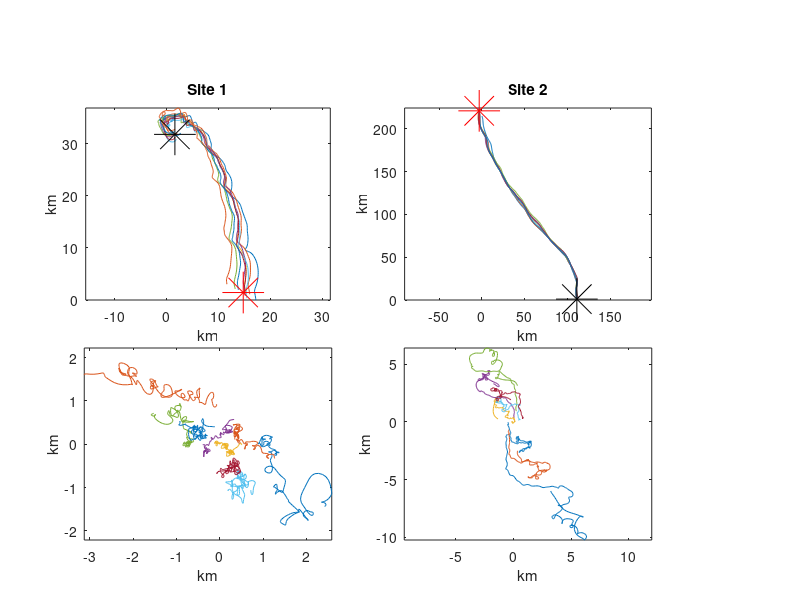

The MATLAB source for this figure: (Note: this script raises an error after producing the figure.)
clear all
load('smoothedGriddedRho1Drifters.mat')
%%
x=x(:,1:9);
y=y(:,1:9);
fig1 = figure;
subplot(2,2,1)
plot(x/1000,y/1000)
hold on;
 plot(mean(x(1,:))/1000,mean(y(1,:))/1000,'k*','MarkerSize',30)
 plot(mean(x(end,:))/1000,mean(y(end,:))/1000,'r*','MarkerSize',30)
xlabel('km'); ylabel('km')
title('Site 1')
axis equal
subplot(2,2,3)
plot(x/1000 - mean(x/1000,2), y/1000 - mean(y/1000,2))
xlabel('km'); ylabel('km')
axis equal
%%
load('smoothedGriddedRho2Drifters.mat')
subplot(2,2,2)
plot(x/1000,y/1000)
xlabel('km'); ylabel('km')
hold on;
 plot(mean(x(1,:))/1000,mean(y(1,:))/1000,'k*','MarkerSize',30)
 plot(mean(x(end,:))/1000,mean(y(end,:))/1000,'r*','MarkerSize',30)
title('Site 2')
axis equal
subplot(2,2,4)
plot(x/1000 - mean(x/1000,2), y/1000 - mean(y/1000,2))
xlabel('km'); ylabel('km')
axis equal
 ha=get(gcf,'children');
 set(ha(1),'position',[.5 .1 .32 .32])
 set(ha(2),'position',[.5 .5 .32 .32])
 set(ha(3),'position',[.1 .1 .32 .32])
 set(ha(4),'position',[.1 .5 .32 .32])
exportfig(fig1, 'figures/LatmixPositions.eps', 'width', 32, 'color', 'cmyk','Fontmode','fixed','FontSize', 14);